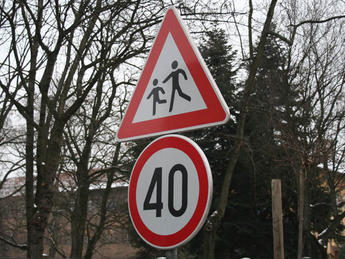
#> input picture Modul_4/Vježbe/img/primjer_1.png, 345 x 259 px, shrunk from 640 x 480 before the run
$ python 3_1.py
#> lines starting #> are read from the running program, lines starting #| are printed output that depends on the picture
import cv2
import numpy as np
import matplotlib.pyplot as plt


"""
1.
Zadatak
Učitaj sliku primjer_1.png kao sliku u boji.
a)
Pretvori sliku u boji u sliku sa sivim tonovima.
b)
Izračunaj histogram slike u sivim tonovima i prikaži ga pomoću matplotlib biblioteke. Komentiraj dobiveni rezultat.
c)
Izračunaj histogram za svaki kanal slike; pri crtanju histograma koristi različite boje za svaki kanal.
d)
Modificirajte kod za prikaz
"""

#img = cv2.imread("3_1/primjer_1.png")

slika = cv2.imread('img/primjer_1.png', cv2.IMREAD_GRAYSCALE)
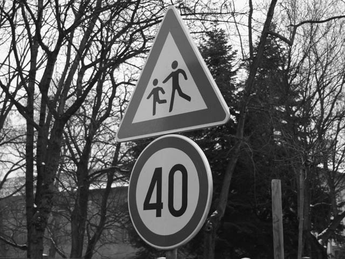
#> slika: shape (259, 345); min 6, max 255, mean 95.1

# [4 lines of commented-out code are left out]

hist_sivi, bins = np.histogram(slika, 256, [0,256])
#> hist_sivi = 256 values, max 1288 at index 38, min 0 at index 0, mean 349; bins = 257 values from 0 to 256
plt.figure(figsize=(10,5))
plt.plot(hist_sivi, color='black')
plt.title("Histogram slike u sivim tonovima")
plt.xlabel("Intenzitet piksela")
plt.ylabel("Broj piksela")
plt.xlim([0,256])
plt.show()
#> figure, not shown here; curve peaks at x = 38, y = 1288
# Komentar: Histogram pokazuje raspodjelu intenziteta piksela u slici. Visoke vrijednosti na određenim intenzitetima
# ukazuju na to da je mnogo piksela te vrijednosti prisutno u slici.

img_color = cv2.imread("img/primjer_1.png")
#> img_color is the input picture: shape (259, 345, 3); mean B, G, R 90.2, 93.6, 101.6
color_channels = ('b', 'g', 'r')
plt.figure(figsize=(10,5))
for i, col in enumerate(color_channels):
    hist = cv2.calcHist([img_color], [i], None, [256], [0,256])
    plt.plot(hist, color=col)
    plt.xlim([0,256])

# [5 lines of commented-out code are left out]


"""
2.
Zadatak
Učitaj sliku primjer_2.jpg kao sliku u sivim tonovima. Primijeni jednostavno ujednačavanje histograma. Prikaži dobiveni rezultat
"""

img_gray = cv2.imread("img/primjer_2.jpg", cv2.IMREAD_GRAYSCALE)
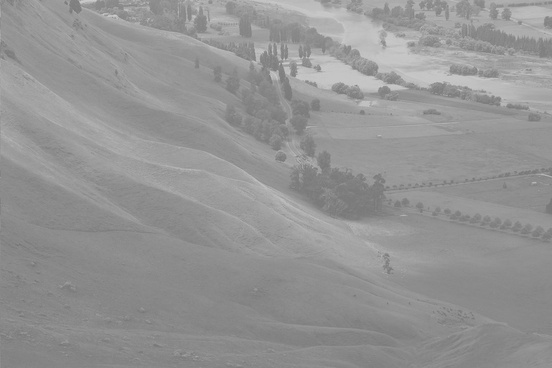
#> input picture Modul_4/Vježbe/img/primjer_2.jpg, 552 x 368 px, shrunk from 1024 x 683 before the run
#> img_gray is the input picture: shape (368, 552); min 115, max 205, mean 148
equalized_img = cv2.equalizeHist(img_gray)
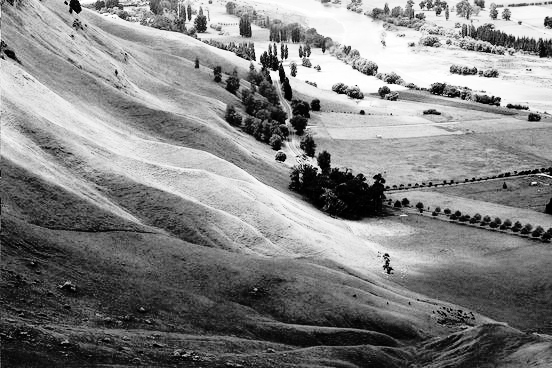
#> equalized_img: shape (368, 552); min 0, max 255, mean 130.6
plt.figure(figsize=(10,5))
plt.subplot(1, 2, 1)
plt.imshow(img_gray, cmap='gray')
plt.title("Originalna slika")
plt.subplot(1, 2, 2)
plt.imshow(equalized_img, cmap='gray')
plt.title("Ujednačena slika")
plt.show()
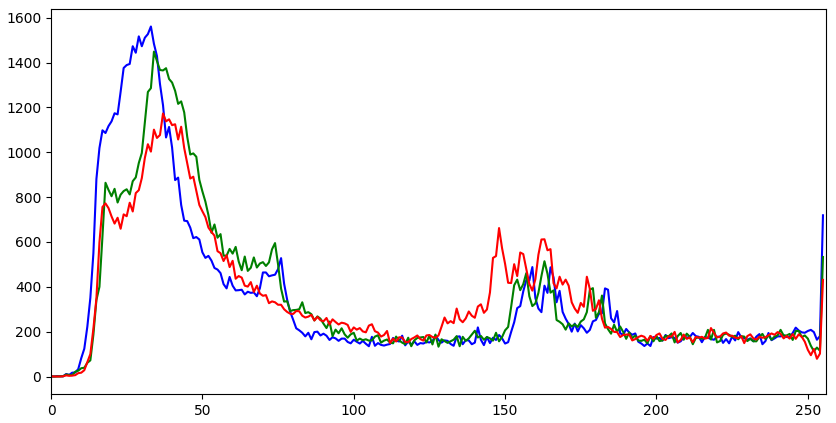
#> figure drawn by matplotlib, 1 panel; curve peaks at x = 33, y = 1561; curve peaks at x = 34, y = 1449; curve peaks at x = 37, y = 1173


"""
3.
Zadatak
Učitaj sliku primjer_3.png kao sliku u boji.
a)
Pretvori sliku u boji u sliku sa sivim tonovima.
b)
Primijeni jednostavno ujednačavanje histograma. Prikaži dobiveni rezultat.
c)
Primijeni adaptivno ujednačavanje histograma. Prikaži dobiveni rezultat.
d)
Usporedite dobiveni rezultat i histograme pod b) i c)

"""

#b, c i d
img_3 = cv2.imread("img/primjer_3.png", cv2.IMREAD_GRAYSCALE)
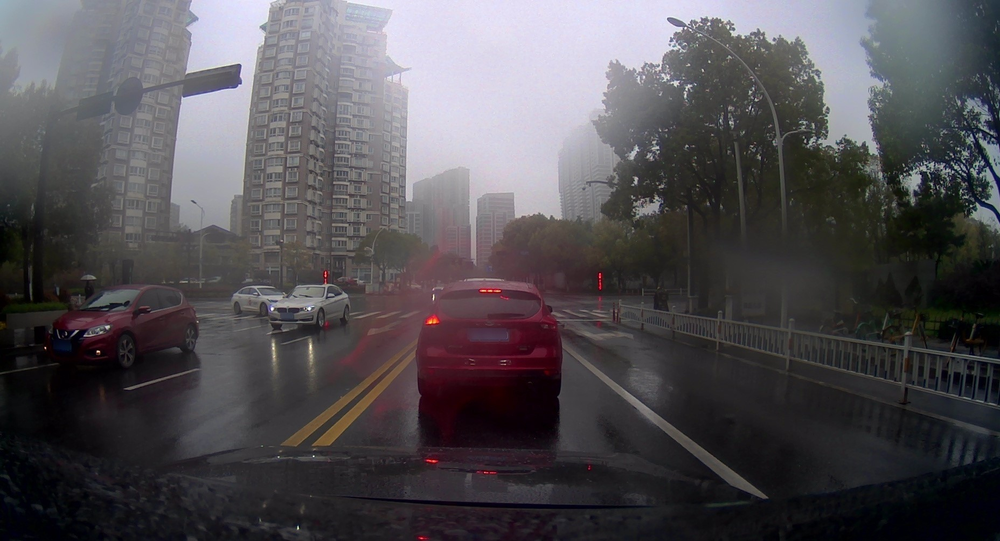
#> input picture Modul_4/Vježbe/img/primjer_3.png, 1000 x 541 px, shrunk from 1856 x 1004 before the run
#> img_3: shape (541, 1000); min 0, max 255, mean 79.6
equalized_img_3 = cv2.equalizeHist(img_3)
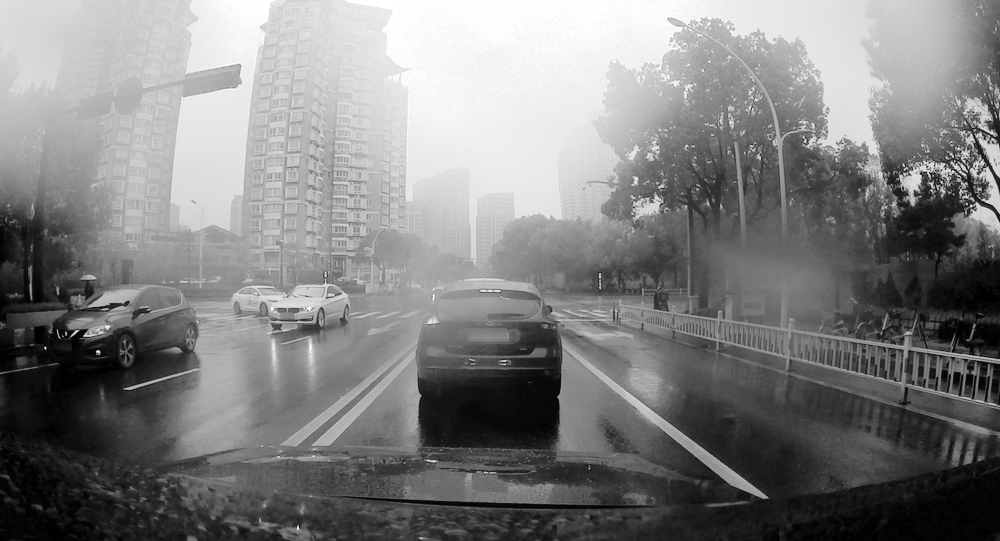
#> equalized_img_3: shape (541, 1000); min 0, max 255, mean 127.8
clahe = cv2.createCLAHE(clipLimit=2.0, tileGridSize=(8,8))
adaptive_equalized_img_3 = clahe.apply(img_3)
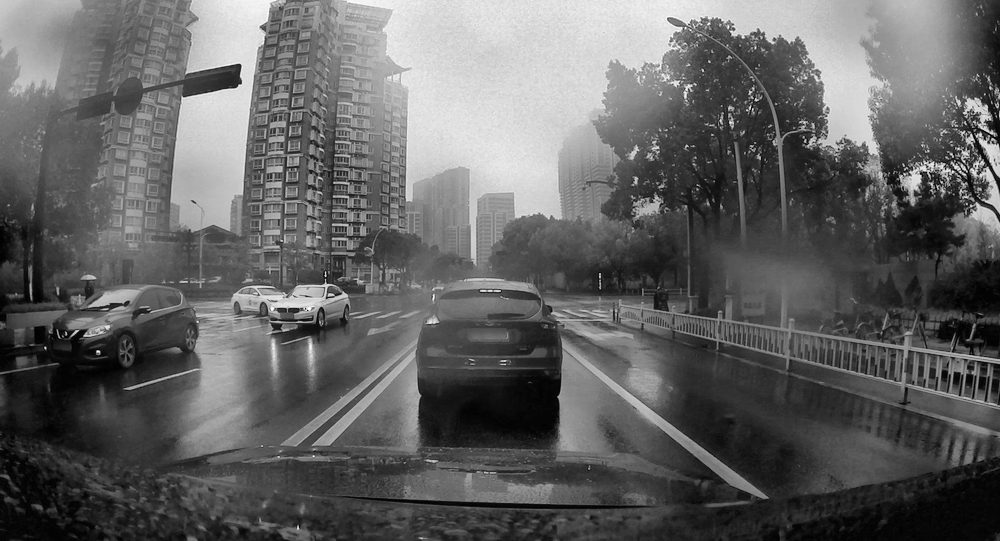
#> adaptive_equalized_img_3: shape (541, 1000); min 1, max 255, mean 98.5
plt.figure(figsize=(15,5))
plt.subplot(1, 3, 1)
plt.imshow(img_3, cmap='gray')
plt.title("Originalna slika")
plt.subplot(1, 3, 2)
plt.imshow(equalized_img_3, cmap='gray')
plt.title("Ujednačena slika")
plt.subplot(1, 3, 3)
plt.imshow(adaptive_equalized_img_3, cmap='gray')
plt.title("Adaptivno ujednačena slika")
plt.show()
